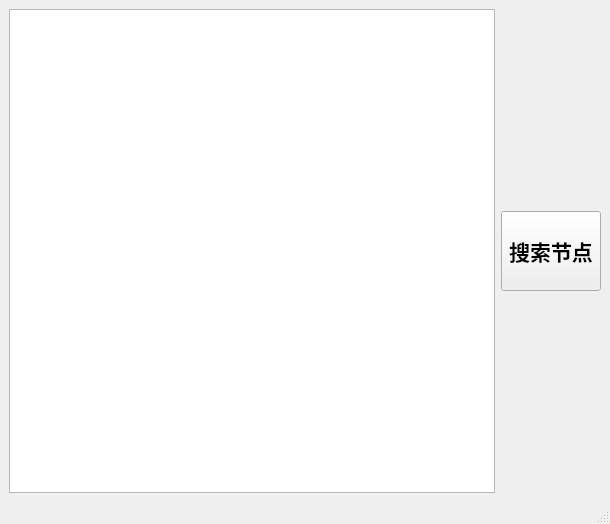
<?xml version="1.0" encoding="UTF-8"?>
<ui version="4.0">
 <class>MainWindow</class>
 <widget class="QMainWindow" name="MainWindow">
  <property name="geometry">
   <rect>
    <x>0</x>
    <y>0</y>
    <width>610</width>
    <height>524</height>
   </rect>
  </property>
  <property name="windowTitle">
   <string>MainWindow</string>
  </property>
  <widget class="QWidget" name="centralwidget">
   <layout class="QGridLayout" name="gridLayout">
    <item row="1" column="1">
     <widget class="QPushButton" name="searchNode_button">
      <property name="minimumSize">
       <size>
        <width>100</width>
        <height>80</height>
       </size>
      </property>
      <property name="font">
       <font>
        <family>宋体</family>
        <pointsize>16</pointsize>
        <bold>true</bold>
       </font>
      </property>
      <property name="text">
       <string>搜索节点</string>
      </property>
     </widget>
    </item>
    <item row="0" column="1">
     <spacer name="verticalSpacer_2">
      <property name="orientation">
       <enum>Qt::Orientation::Vertical</enum>
      </property>
      <property name="sizeHint" stdset="0">
       <size>
        <width>20</width>
        <height>40</height>
       </size>
      </property>
     </spacer>
    </item>
    <item row="0" column="0" rowspan="4">
     <widget class="QTableView" name="node_tableView">
      <property name="contextMenuPolicy">
       <enum>Qt::ContextMenuPolicy::CustomContextMenu</enum>
      </property>
      <property name="editTriggers">
       <set>QAbstractItemView::EditTrigger::NoEditTriggers</set>
      </property>
     </widget>
    </item>
    <item row="2" column="1">
     <spacer name="verticalSpacer">
      <property name="orientation">
       <enum>Qt::Orientation::Vertical</enum>
      </property>
      <property name="sizeHint" stdset="0">
       <size>
        <width>20</width>
        <height>183</height>
       </size>
      </property>
     </spacer>
    </item>
   </layout>
  </widget>
  <widget class="QMenuBar" name="menubar">
   <property name="geometry">
    <rect>
     <x>0</x>
     <y>0</y>
     <width>610</width>
     <height>21</height>
    </rect>
   </property>
  </widget>
  <widget class="QStatusBar" name="statusbar"/>
 </widget>
 <resources/>
 <connections/>
</ui>
